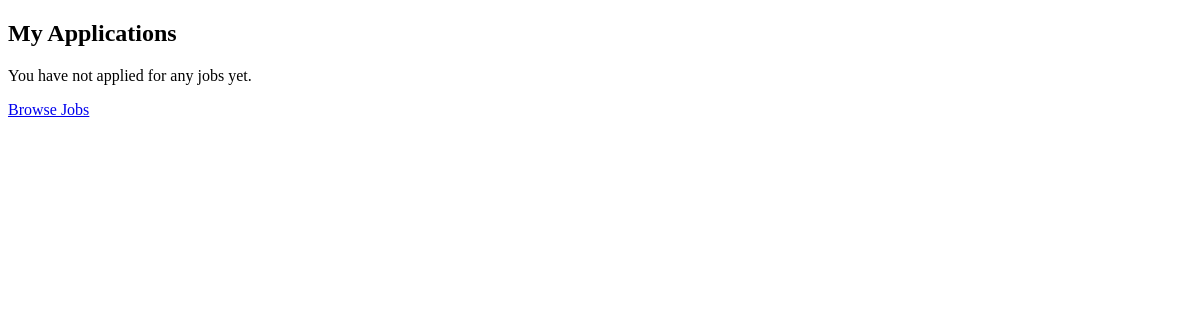
Before: /applications/my-applications/ (signed in) with the older database file.
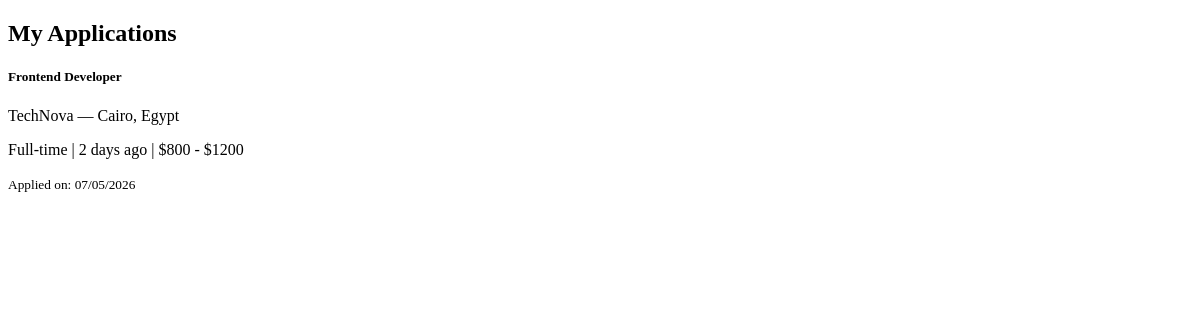
After: the same page with the newer database file.
### applications/models.py (models this page shows, shortened)
class Application(models.Model):
    user = models.ForeignKey(
        settings.AUTH_USER_MODEL,
        on_delete=models.CASCADE,
        related_name='applications'
    )
    job = models.ForeignKey(
        Job,
        on_delete=models.CASCADE,
        related_name='applications'
    )
    applied_at = models.DateTimeField(auto_now_add=True)
    cover_letter = models.TextField(blank=True)
    class Meta:
        unique_together = ('user', 'job')

### jobs/models.py (models this page shows, shortened)
class Job(models.Model):
    cover = models.URLField()
    title = models.CharField(max_length=200)
    company = models.CharField(max_length=200)
    location = models.CharField(max_length=200)
    time = models.CharField(max_length=100)
    tags = models.JSONField()
    salary = models.CharField(max_length=100)
    type = models.CharField(max_length=100)
    exp = models.CharField(max_length=100)
    description = models.TextField()
    required = models.JSONField()
    benefit = models.JSONField()
    gallery = models.JSONField()
    companyLocation = models.CharField(max_length=200)
    employees = models.CharField(max_length=100)
    employer = models.ForeignKey(
    settings.AUTH_USER_MODEL,
    on_delete=models.CASCADE,
    null=True,
    blank=True
)

### applications/views.py (the view)
# urls.py: path('my-applications/', views.my_applications, name='my_applications'),
@login_required
def my_applications(request):
    applications = Application.objects.filter(
        user=request.user
    ).select_related('job').order_by('-applied_at')
    return render(request, 'applications/my_applications.html', {
        'applications': applications
    })

### templates/applications/my_applications.html
{% extends 'base.html' %}
{% block content %}
<h2>My Applications</h2>
{% if applications %}
    {% for app in applications %}
    <div class="card mb-3">
        <div class="card-body">
            <h5>{{ app.job.title }}</h5>
            <p>{{ app.job.company }} — {{ app.job.location }}</p>
            <p>{{ app.job.type }} | {{ app.job.time }} | {{ app.job.salary }}</p>
            <small>Applied on: {{ app.applied_at|date:"d/m/Y" }}</small>
        </div>
    </div>
    {% endfor %}
{% else %}
    <p>You have not applied for any jobs yet.</p>
    <a href="{% url 'job_list' %}">Browse Jobs</a>
{% endif %}
{% endblock %}

### templates/base.html (shortened to what this page needs)
<!DOCTYPE html>
<html>
<head>
</head>
<body>
{% block content %}
{% endblock %}
</body>
</html>

Changed rows visible on the page:
added Application: job "Frontend Developer", job.company "TechNova", job.location "Cairo, Egypt", job.type "Full-time", job.time "2 days ago", job.salary "$800 - $1200", applied_at "07/05/2026"
Other visible differences:
text no longer shown: "You have not applied for any jobs yet. Browse Jobs"
